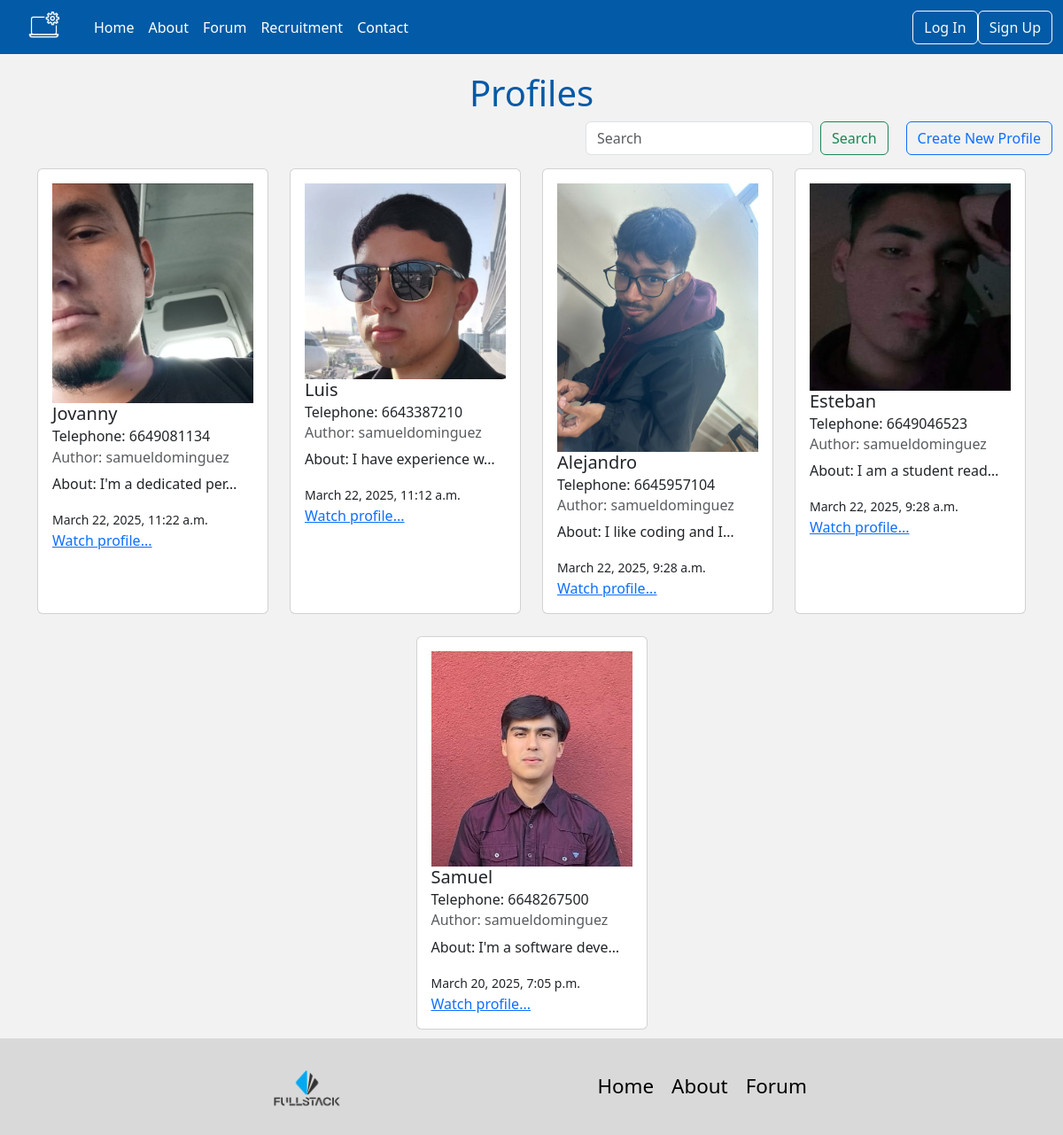
/users/, run on the app's committed database.
### users/models.py (models this page shows, shortened)
class Profile(models.Model):
    picture = models.ImageField(upload_to="profile_pic/", blank=True, null=True)
    name = models.CharField(max_length=250, blank=True, null=True)
    phone_number = models.CharField(max_length=25, blank=True, null=True)
    city = models.CharField(max_length=255, blank=True, null=True)
    state = models.CharField(max_length=255, blank=True, null=True)
    user = models.ForeignKey(User, on_delete=models.CASCADE, related_name="profile")
    description = models.TextField(blank=True, null=True)
    created_at = models.DateTimeField(auto_now_add=True)
    updated_at = models.DateTimeField(auto_now=True)

### users/views.py (the view)
# urls.py: path('', ProfileListView.as_view(), name="profile_list"),
class ProfileListView(ListView):
    template_name = "content/profile_list.html"
    model = Profile
    def get_queryset(self):
        search=self.request.GET.get('search')
        if search:
            results=Profile.objects.filter(name__contains=search)
            return results
        else:
            return Profile.objects.all()
    def get_filtered_data(self, search):
        if search:
            print("Apllying filter")
            results=Profile.objects.filter(name__contains=search).order_by("created_at").reverse
            return results
        else:
            return Profile.objects.all().order_by("created_at").reverse()
    def get_context_data(self, **kwargs):
        context=super().get_context_data(**kwargs)
        search_text=self.request.GET.get('search')
        all_posts=self.get_filtered_data(search_text)
        context["profile_list"]=all_posts
        return context

### templates/content/profile_list.html (shortened to what this page needs)
{% extends 'base.html' %}
{% load static %}
{% block css %}
    <link rel="stylesheet" href="{% static 'css/profile_list.css' %}">
{% endblock %}
{% block content %}
<div class="post-list">
    <div class="header">
        <h1>Profiles</h1>
    </div>
    <div class="filter">
        <form class="d-flex" role="search" method="get">
            <input class="form-control me-2" type="search" name="search" placeholder="Search" aria-label="Search">
            <button class="btn btn-outline-success" type="submit">Search</button>
            <a class="btn btn-outline-primary" href="{% url 'profile_create' %}">Create New Profile</a>
        </form>
    </div>
    <div class="container">
        <div class="row" style="display: flex; justify-content: center;">
            {% for item in profile_list %}
            <div class="col-md-3 col-sm-6 bottom-card" style="display: flex; justify-content: center; margin-bottom: 10px;">
                <div class="card" style="width: 18rem; margin-top: 15px;">
                    <div class="card-body">
                        {% if item.picture %}
                        <img style="max-width: 100%;" src="{{ item.picture.url }}" alt="">
                        {% else %}
                        <img style="max-width: 100%;" src="{% static 'images/default.jpg' %}" alt="">
                        {% endif %}
                        <h5 class="card-title">{{item.name}}</h5>
                        <h6 class="card-subtitle mb-2 text-body-secondarydy">Telephone: {{item.phone_number}}</h6>
                        <h6 class="card-subtitle mb-2 text-body-secondary">Author: {{item.user}}</h6>
                        <p class="card-text">About: {{item.description|truncatechars:20}}</p>
                        <small>{{item.created_at}}</small><br/>
                        <a href="{% url 'profile_detail' item.id %}" class="card-link">Watch profile...</a>
                    </div>
                </div>
            </div>
            {% endfor %}
        </div>
    </div>
</div>
{% endblock %}

### static/css/base.css (style rules this page uses)
:root { --primary-color:#035AA6; --secondary-color:#023059; --neutral-color:#F2F2F2; --background-color:#2173A6; --surface-color:#4AB0D9; --best-color: darkcyan; --lobster-font:"Playfair Display", "serif"; --sans-font:"", ""; }
html, body { padding: 0; margin: 0; min-height: 100dvh; }
body { background-color: #F2F2F2; }

### static/css/profile_list.css (style rules this page uses)
.form-control { display: block; width: auto; justify-content: flex-end; padding: .375rem .75rem; font-size: 1rem; font-weight: 400; line-height: 1.5; color: var(--bs-body-color); -webkit-appearance: none; -moz-appearance: none; appearance: none; background-color: var(--bs-body-bg); background-clip: padding-box; border: var(--bs-border-width) solid var(--bs-border-color); border-radius: var(--bs-border-radius); transition: border-color .15s ease-in-out, box-shadow .15s ease-in-out; }
.d-flex { display: flex !important ; justify-content: flex-end; }
h1 { color: var(--primary-color); display: flex; justify-content: center; margin-top: 20px; }
.filter a { margin-left: 20px; }

### data on the page
Profile: picture (picture), name "Jovanny", phone_number "6649081134", user "samueldominguez", description "I'm a dedicated per…", created_at "March 22, 2025, 11:22 a.m."
Profile: picture (picture), name "Luis", phone_number "6643387210", user "samueldominguez", description "I have experience w…", created_at "March 22, 2025, 11:12 a.m."
Profile: picture (picture), name "Alejandro", phone_number "6645957104", user "samueldominguez", description "I like coding and I…", created_at "March 22, 2025, 9:28 a.m."
Profile: picture (picture), name "Esteban", phone_number "6649046523", user "samueldominguez", description "I am a student read…", created_at "March 22, 2025, 9:28 a.m."
Profile: picture (picture), name "Samuel", phone_number "6648267500", user "samueldominguez", description "I'm a software deve…", created_at "March 20, 2025, 7:05 p.m."
